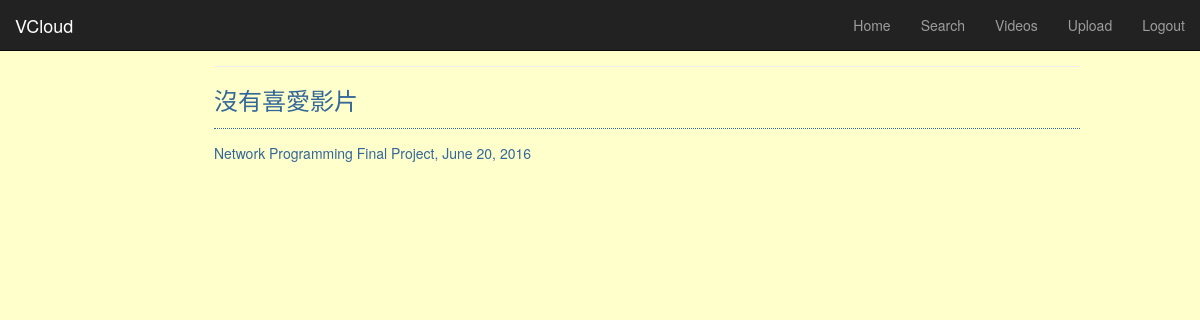
Before: /vod/personal_videos?user_id=1 (signed in) with the older database file.
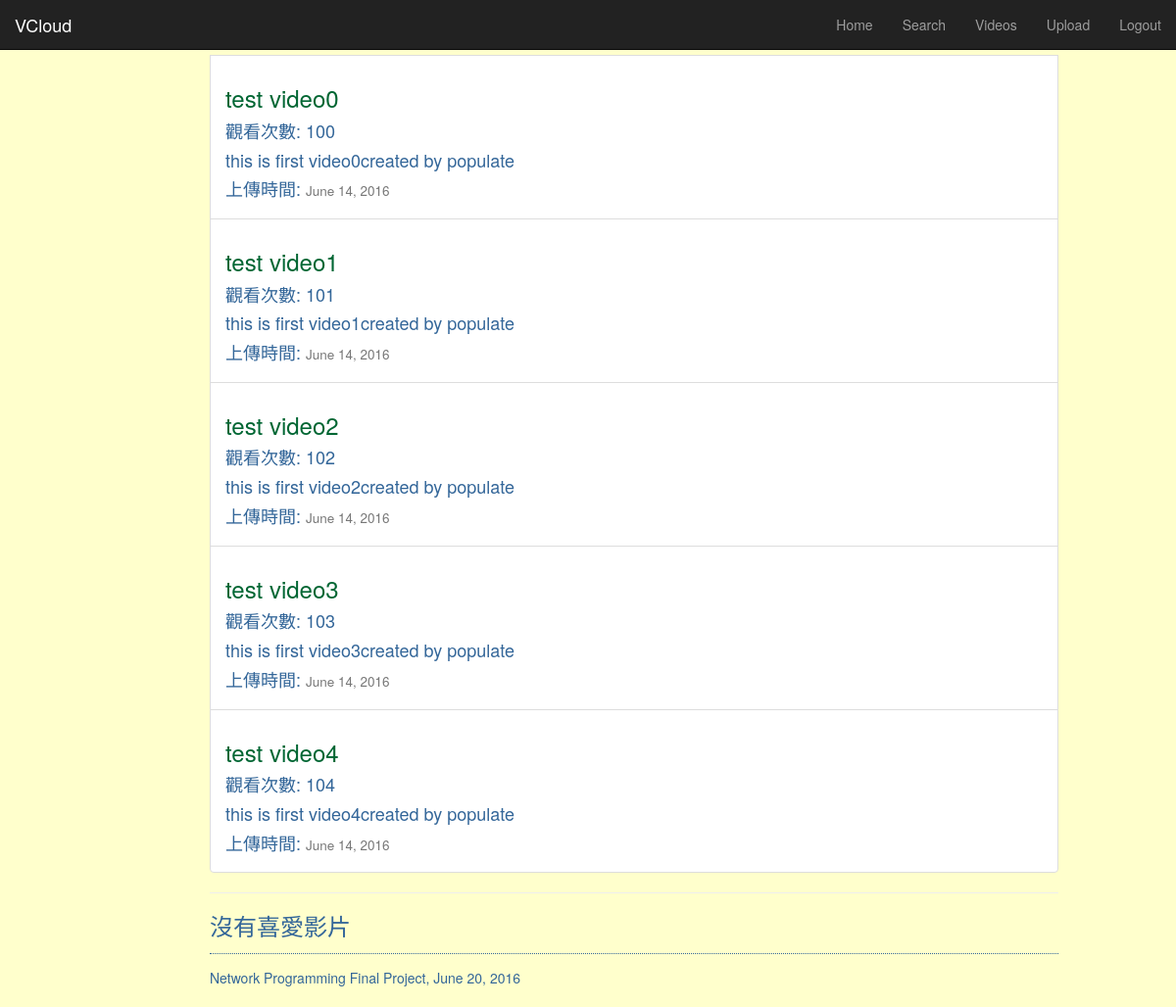
After: the same page with the newer database file.
### vod/models.py (models this page shows, shortened)
class Video(models.Model):
    user = models.ForeignKey(User, verbose_name='video_user', on_delete=models.CASCADE)
    title = models.CharField(max_length=128)
    description = models.CharField(max_length=1024)
    upload_date = models.DateField(auto_now_add=True)
    duration = models.DurationField(default=timedelta())
    views = models.IntegerField(default=0)
    url = models.URLField(null=True)

### vod/views.py (the view)
@login_required
def personal_videos(request):
    context_dict = {}
    if request.method == 'GET':
        if 'user_id' in request.GET:
            user_id = request.GET['user_id']
            if not user_id or not user_id.isdigit():
                 return redirect('/vod/')
            user_id = int(user_id)
            personal_list = Video.objects.filter(user__id=user_id).order_by('-upload_date')
            context_dict['personal_list'] = personal_list
            get_like_list = LikeVideo.objects.filter(user__id=user_id)
            video_id_list = []
            for get_like in get_like_list:
                video_id_list.append(get_like.video.id)
            like_list = Video.objects.filter(id__in=video_id_list).order_by('-upload_date')
            context_dict['like_list'] = like_list
    return render(request, 'vod/personal_videos.html', context_dict)

### templates/vod/personal_videos.html (shortened to what this page needs)
{% extends 'base.html' %}
{% load staticfiles %}
{% block head %}
  <link rel="stylesheet" href="{% static "css/index.css" %}">
{% endblock %}
{% block body_block %}
  {% if personal_list %}
    <ul class="list-group">
      <h3>上傳的影片</h3>
      {% for personal in personal_list %}
        <li class="list-group-item">
          <div>
            <h3><a href="{% url 'videoplay' %}?video_id={{personal.id}}">{{ personal.title }}</a></h3>
            <h4>觀看次數: {{ personal.views }}</h4>
            <h4>{{ personal.description }}</h4>
            <h4>上傳時間: <small>{{ personal.upload_date }}</small></h4>
          </div>
        </li>
      {% endfor %}
    </ul>
  {% else %}
    <h3>沒有上傳影片</h3>
  {% endif %}
  <hr>
  {% if like_list %}
    <ul class="list-group">
      <h3>喜愛的影片</h3>
      {% for like in like_list %}
        <li class="list-group-item">
          <div>
            <h3><a href="{% url 'videoplay' %}?video_id={{like.id}}">{{ like.title }}</a></h3>
            <h4>觀看次數: {{ like.views }}</h4>
            <h4>{{ like.description }}</h4>
            <h4>上傳時間: <small>{{ like.upload_date }}</small></h4>
          </div>
        </li>
      {% endfor %}
    </ul>
  {% else %}
    <h3>沒有喜愛影片</h3>
  {% endif %}
{% endblock %}

### templates/base.html (shortened to what this page needs)
<!DOCTYPE html PUBLIC "-//W3C//DTD HTML 4.01//EN">
<html lang="en">
  <head>
    <link href="https://maxcdn.bootstrapcdn.com/bootstrap/3.3.6/css/bootstrap.min.css" rel="stylesheet"
 >
    <link href="http://getbootstrap.com/examples/dashboard/dashboard.css" rel="stylesheet">
    {% block head %}{% endblock %}
  </head>
  <body>
    <div class="navbar navbar-inverse navbar-fixed-top" role="navigation">
      <div class="container-fluid">
        <div class="navbar-header">
          <a class="navbar-brand" href="/vod/">VCloud</a>
        </div>
        <div class="navbar-collapse collapse">
          <ul class="nav navbar-nav navbar-right">
            <li><a href="{% url 'index' %}">Home</a></li>
            <li><a href="{% url 'search' %}">Search</a></li>
            {% if user.is_authenticated %}
              <li><a href="{% url 'personal_videos' %}?user_id={{user.id}}">Videos</a></li>
              <li><a href="{% url 'upload' %}">Upload</a></li>
              <li><a href="{% url 'auth_logout' %}?next=/vod/">Logout</a></li>
            {% else %}
              <li><a href="{% url 'registration_register' %}">Register Here</a></li>
              <li><a href="{% url 'auth_login' %}">Login</a></li>
            {% endif %}
          </ul>
        </div>
      </div>
    </div>
    {% load staticfiles %}
    {% block body_block %}{% endblock %}
    <address>Network Programming Final Project, June 20, 2016</address>
  </body>
</html>

### vod/static/css/index.css (style rules this page uses)
body { padding-left: 11em; color: #336699; background-color: #FFFFCC; margin-left: 5%; margin-right: 10%; }
address { margin-top: 1em; padding-top: 1em; border-top: thin dotted }
:link { color: #006633; }

Changed rows visible on the page:
added Video: title "test video0", views "100", description "this is first video0created by populate", upload_date "June 14, 2016"
added Video: title "test video1", views "101", description "this is first video1created by populate", upload_date "June 14, 2016"
added Video: title "test video2", views "102", description "this is first video2created by populate", upload_date "June 14, 2016"
added Video: title "test video3", views "103", description "this is first video3created by populate", upload_date "June 14, 2016"
added Video: title "test video4", views "104", description "this is first video4created by populate", upload_date "June 14, 2016"
